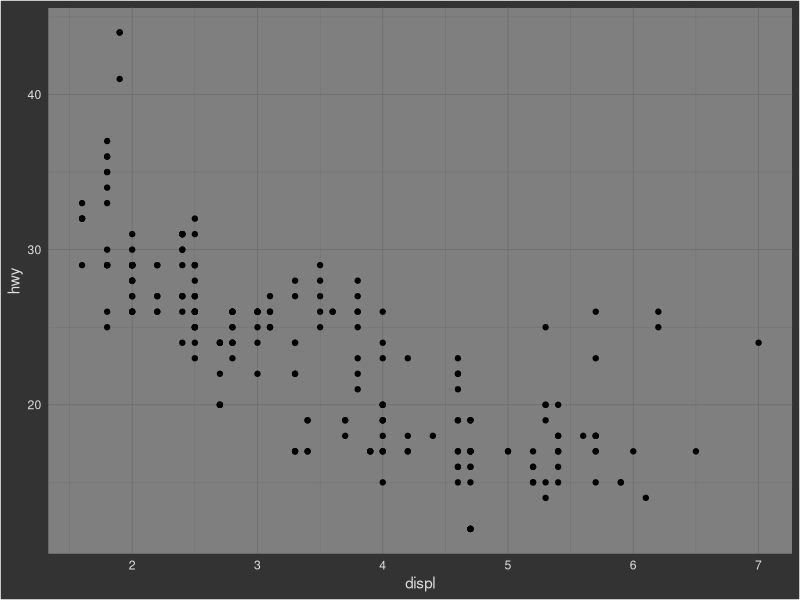

Generate this figure with R:
## ---- chunk 1
library(tidyverse)
ggplot(mpg, aes(displ, hwy)) + 
  geom_point() + 
  theme_dark() + 
  theme(
    text = element_text(colour = "#dddddd"),
    axis.text = element_text(colour = "#dddddd"),
    plot.background = element_rect(fill = "#333333"))
